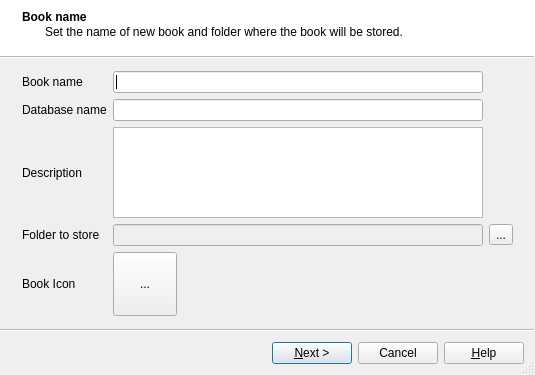
<?xml version="1.0" encoding="UTF-8"?>
<ui version="4.0">
 <class>BookWizard</class>
 <widget class="QWizard" name="BookWizard">
  <property name="geometry">
   <rect>
    <x>0</x>
    <y>0</y>
    <width>535</width>
    <height>375</height>
   </rect>
  </property>
  <property name="windowTitle">
   <string>New Book Wizard</string>
  </property>
  <property name="sizeGripEnabled">
   <bool>true</bool>
  </property>
  <property name="modal">
   <bool>true</bool>
  </property>
  <property name="wizardStyle">
   <enum>QWizard::ModernStyle</enum>
  </property>
  <property name="options">
   <set>QWizard::ExtendedWatermarkPixmap|QWizard::HaveHelpButton|QWizard::HelpButtonOnRight|QWizard::NoBackButtonOnStartPage</set>
  </property>
  <widget class="QWizardPage" name="wizardPage1">
   <property name="title">
    <string>Book name</string>
   </property>
   <property name="subTitle">
    <string>Set the name of new book and folder where the book will be stored.</string>
   </property>
   <attribute name="pageId">
    <string notr="true">1</string>
   </attribute>
   <layout class="QGridLayout" name="gridLayout_3">
    <item row="0" column="0">
     <layout class="QGridLayout" name="gridLayout">
      <item row="0" column="0">
       <widget class="QLabel" name="label">
        <property name="text">
         <string>Book name </string>
        </property>
       </widget>
      </item>
      <item row="0" column="2">
       <widget class="QLineEdit" name="bookname"/>
      </item>
      <item row="2" column="0">
       <widget class="QLabel" name="label_2">
        <property name="text">
         <string>Description</string>
        </property>
       </widget>
      </item>
      <item row="2" column="2">
       <widget class="QPlainTextEdit" name="description"/>
      </item>
      <item row="3" column="0">
       <widget class="QLabel" name="label_3">
        <property name="text">
         <string>Folder to store</string>
        </property>
       </widget>
      </item>
      <item row="3" column="2">
       <widget class="QLineEdit" name="folder_edit">
        <property name="enabled">
         <bool>false</bool>
        </property>
        <property name="frame">
         <bool>true</bool>
        </property>
       </widget>
      </item>
      <item row="3" column="4">
       <widget class="QToolButton" name="folderchoose">
        <property name="text">
         <string>...</string>
        </property>
       </widget>
      </item>
      <item row="4" column="0">
       <widget class="QLabel" name="label_4">
        <property name="text">
         <string>Book Icon</string>
        </property>
       </widget>
      </item>
      <item row="4" column="2">
       <widget class="QToolButton" name="chooseicon">
        <property name="minimumSize">
         <size>
          <width>64</width>
          <height>64</height>
         </size>
        </property>
        <property name="maximumSize">
         <size>
          <width>64</width>
          <height>64</height>
         </size>
        </property>
        <property name="text">
         <string>...</string>
        </property>
       </widget>
      </item>
      <item row="1" column="0">
       <widget class="QLabel" name="label_11">
        <property name="text">
         <string>Database name</string>
        </property>
       </widget>
      </item>
      <item row="1" column="2">
       <widget class="QLineEdit" name="dbname">
        <property name="whatsThis">
         <string>Please use Latin characters only to fill in the field</string>
        </property>
       </widget>
      </item>
     </layout>
    </item>
   </layout>
  </widget>
  <widget class="QWizardPage" name="wizardPage2">
   <property name="title">
    <string>Select database engine</string>
   </property>
   <property name="subTitle">
    <string>Please select a database engine from the list that provided below.</string>
   </property>
   <attribute name="pageId">
    <string notr="true">2</string>
   </attribute>
   <layout class="QGridLayout" name="gridLayout_4">
    <item row="0" column="0">
     <layout class="QGridLayout" name="gridLayout_2">
      <item row="1" column="0">
       <widget class="QLabel" name="label_5">
        <property name="text">
         <string>Engine</string>
        </property>
       </widget>
      </item>
      <item row="1" column="2">
       <widget class="QComboBox" name="dbengineslist"/>
      </item>
      <item row="2" column="2">
       <widget class="QFrame" name="auth_options">
        <property name="enabled">
         <bool>true</bool>
        </property>
        <layout class="QFormLayout" name="formLayout">
         <property name="fieldGrowthPolicy">
          <enum>QFormLayout::ExpandingFieldsGrow</enum>
         </property>
         <item row="1" column="0">
          <widget class="QLabel" name="label_6">
           <property name="text">
            <string>Host</string>
           </property>
          </widget>
         </item>
         <item row="1" column="1">
          <widget class="QLineEdit" name="host">
           <property name="whatsThis">
            <string>Please use Latin characters only to fill in the field</string>
           </property>
           <property name="text">
            <string notr="true"/>
           </property>
           <property name="echoMode">
            <enum>QLineEdit::Normal</enum>
           </property>
          </widget>
         </item>
         <item row="2" column="0">
          <widget class="QLabel" name="label_9">
           <property name="text">
            <string>Port</string>
           </property>
          </widget>
         </item>
         <item row="2" column="1">
          <widget class="QLineEdit" name="port">
           <property name="whatsThis">
            <string>Please use Latin characters only to fill in the field</string>
           </property>
          </widget>
         </item>
         <item row="3" column="0">
          <widget class="QLabel" name="label_7">
           <property name="text">
            <string>User name </string>
           </property>
          </widget>
         </item>
         <item row="3" column="1">
          <widget class="QLineEdit" name="username">
           <property name="accessibleName">
            <string>Please use Latin characters only to fill in the field</string>
           </property>
          </widget>
         </item>
         <item row="4" column="0">
          <widget class="QLabel" name="label_8">
           <property name="text">
            <string>Password</string>
           </property>
          </widget>
         </item>
         <item row="4" column="1">
          <widget class="QLineEdit" name="password">
           <property name="accessibleName">
            <string>Please use Latin characters only to fill in the field</string>
           </property>
           <property name="text">
            <string notr="true"/>
           </property>
           <property name="echoMode">
            <enum>QLineEdit::Password</enum>
           </property>
          </widget>
         </item>
        </layout>
       </widget>
      </item>
      <item row="3" column="0">
       <widget class="QLabel" name="label_10">
        <property name="text">
         <string>Connection Options</string>
        </property>
       </widget>
      </item>
      <item row="3" column="1" colspan="2">
       <widget class="QTextEdit" name="connoptions">
        <property name="minimumSize">
         <size>
          <width>0</width>
          <height>21</height>
         </size>
        </property>
        <property name="whatsThis">
         <string>Please use Latin characters only to fill in the field</string>
        </property>
       </widget>
      </item>
     </layout>
    </item>
   </layout>
  </widget>
 </widget>
 <resources/>
 <connections/>
</ui>
